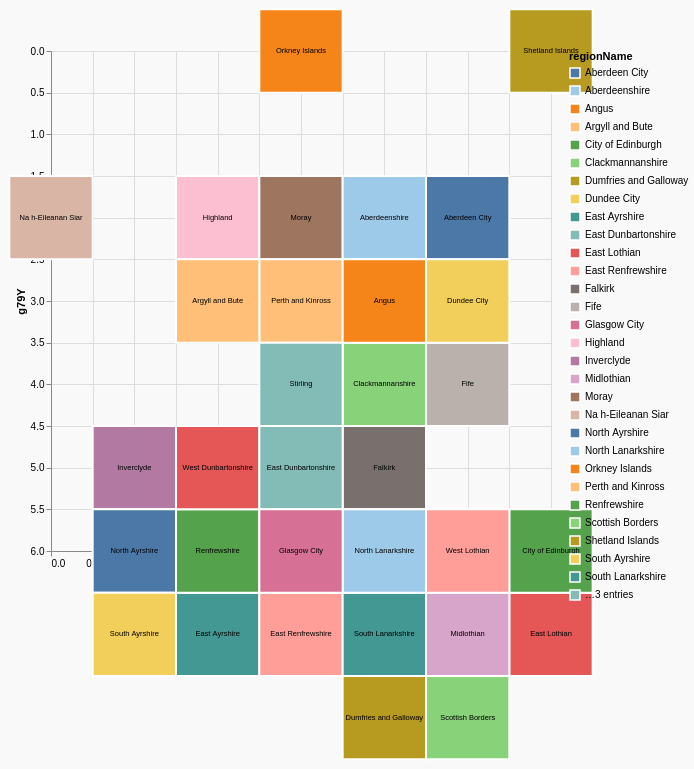

This figure's Vega-Lite source:
### Vega-Lite specification from a JSON file in a GitHub repository (floating-point values rounded to 4 significant figures)
{"$schema": "https://vega.github.io/schema/vega-lite/v5.json", "config": {"view": {}}, "background": "#f9f9f9", "width": 500, "height": 500, "data": {"values": [{"regionCode": "S12000005", "regionName": "Clackmannanshire", "regionTXT": "CLK", "gridX": "3", "gridY": "2", "altX": "4", "altY": "4", "g79X": "4", "g79Y": "4", "population": "51540"}, {"regionCode": "S12000006", "regionName": "Dumfries and Galloway", "regionTXT": "D&G", "gridX": "2", "gridY": "5", "altX": "3", "altY": "6", "g79X": "4", "g79Y": "8", "population": "148860"}, {"regionCode": "S12000008", "regionName": "East Ayrshire", "regionTXT": "AYE", "gridX": "1", "gridY": "5", "altX": "1", "altY": "6", "g79X": "2", "g79Y": "7", "population": "122010"}, {"regionCode": "S12000010", "regionName": "East Lothian", "regionTXT": "LOE", "gridX": "5", "gridY": "4", "altX": "6", "altY": "4", "g79X": "6", "g79Y": "7", "population": "107090"}, {"regionCode": "S12000011", "regionName": "East Renfrewshire", "regionTXT": "RFE", "gridX": "1", "gridY": "4", "altX": "2", "altY": "6", "g79X": "3", "g79Y": "7", "population": "95530"}, {"regionCode": "S12000013", "regionName": "Na h-Eileanan Siar", "regionTXT": "WST", "gridX": "0", "gridY": "1", "altX": "0", "altY": "1", "g79X": "0", "g79Y": "2", "population": "26720"}, {"regionCode": "S12000014", "regionName": "Falkirk", "regionTXT": "FAL", "gridX": "3", "gridY": "3", "altX": "3", "altY": "4", "g79X": "4", "g79Y": "5", "population": "160890"}, {"regionCode": "S12000015", "regionName": "Fife", "regionTXT": "FFE", "gridX": "5", "gridY": "3", "altX": "5", "altY": "4", "g79X": "5", "g79Y": "4", "population": "373550"}, {"regionCode": "S12000017", "regionName": "Highland", "regionTXT": "HGH", "gridX": "1", "gridY": "1", "altX": "2", "altY": "2", "g79X": "2", "g79Y": "2", "population": "235830"}, {"regionCode": "S12000018", "regionName": "Inverclyde", "regionTXT": "INV", "gridX": "0", "gridY": "3", "altX": "0", "altY": "4", "g79X": "1", "g79Y": "5", "population": "77800"}, {"regionCode": "S12000019", "regionName": "Midlothian", "regionTXT": "LOM", "gridX": "4", "gridY": "5", "altX": "6", "altY": "5", "g79X": "5", "g79Y": "7", "population": "92460"}, {"regionCode": "S12000020", "regionName": "Moray", "regionTXT": "MOR", "gridX": "3", "gridY": "1", "altX": "3", "altY": "2", "g79X": "3", "g79Y": "2", "population": "95820"}, {"regionCode": "S12000021", "regionName": "North Ayrshire", "regionTXT": "AYN", "gridX": "0", "gridY": "4", "altX": "0", "altY": "5", "g79X": "1", "g79Y": "6", "population": "134740"}, {"regionCode": "S12000023", "regionName": "Orkney Islands", "regionTXT": "ORK", "gridX": "3", "gridY": "0", "altX": "2", "altY": "0", "g79X": "3", "g79Y": "0", "population": "22270"}, {"regionCode": "S12000024", "regionName": "Perth and Kinross", "regionTXT": "P&K", "gridX": "2", "gridY": "1", "altX": "3", "altY": "3", "g79X": "3", "g79Y": "3", "population": "151950"}, {"regionCode": "S12000026", "regionName": "Scottish Borders", "regionTXT": "BRD", "gridX": "5", "gridY": "5", "altX": "5", "altY": "6", "g79X": "5", "g79Y": "8", "population": "115510"}, {"regionCode": "S12000027", "regionName": "Shetland Islands", "regionTXT": "SHE", "gridX": "4", "gridY": "0", "altX": "5", "altY": "0", "g79X": "6", "g79Y": "0", "population": "22920"}, {"regionCode": "S12000028", "regionName": "South Ayrshire", "regionTXT": "AYS", "gridX": "0", "gridY": "5", "altX": "0", "altY": "6", "g79X": "1", "g79Y": "7", "population": "112610"}, {"regionCode": "S12000029", "regionName": "South Lanarkshire", "regionTXT": "LNS", "gridX": "3", "gridY": "5", "altX": "4", "altY": "6", "g79X": "4", "g79Y": "7", "population": "320530"}, {"regionCode": "S12000030", "regionName": "Stirling", "regionTXT": "STR", "gridX": "2", "gridY": "2", "altX": "2", "altY": "3", "g79X": "3", "g79Y": "4", "population": "94210"}, {"regionCode": "S12000033", "regionName": "Aberdeen City", "regionTXT": "ABC", "gridX": "5", "gridY": "1", "altX": "5", "altY": "2", "g79X": "5", "g79Y": "2", "population": "228670"}, {"regionCode": "S12000034", "regionName": "Aberdeenshire", "regionTXT": "ABS", "gridX": "4", "gridY": "1", "altX": "4", "altY": "2", "g79X": "4", "g79Y": "2", "population": "261210"}, {"regionCode": "S12000035", "regionName": "Argyll and Bute", "regionTXT": "A&B", "gridX": "0", "gridY": "2", "altX": "1", "altY": "3", "g79X": "2", "g79Y": "3", "population": "85870"}, {"regionCode": "S12000036", "regionName": "City of Edinburgh", "regionTXT": "EDI", "gridX": "4", "gridY": "3", "altX": "5", "altY": "5", "g79X": "6", "g79Y": "6", "population": "524930"}, {"regionCode": "S12000038", "regionName": "Renfrewshire", "regionTXT": "RNF", "gridX": "1", "gridY": "3", "altX": "1", "altY": "5", "g79X": "2", "g79Y": "6", "population": "179100"}, {"regionCode": "S12000039", "regionName": "West Dunbartonshire", "regionTXT": "DBW", "gridX": "1", "gridY": "2", "altX": "1", "altY": "4", "g79X": "2", "g79Y": "5", "population": "88930"}, {"regionCode": "S12000040", "regionName": "West Lothian", "regionTXT": "LOW", "gridX": "4", "gridY": "4", "altX": "4", "altY": "5", "g79X": "5", "g79Y": "6", "population": "183100"}, {"regionCode": "S12000041", "regionName": "Angus", "regionTXT": "ANG", "gridX": "5", "gridY": "2", "altX": "4", "altY": "3", "g79X": "4", "g79Y": "3", "population": "116200"}, {"regionCode": "S12000042", "regionName": "Dundee City", "regionTXT": "DUN", "gridX": "4", "gridY": "2", "altX": "5", "altY": "3", "g79X": "5", "g79Y": "3", "population": "149320"}, {"regionCode": "S12000044", "regionName": "North Lanarkshire", "regionTXT": "LNN", "gridX": "3", "gridY": "4", "altX": "3", "altY": "5", "g79X": "4", "g79Y": "6", "population": "341370"}, {"regionCode": "S12000045", "regionName": "East Dunbartonshire", "regionTXT": "DBE", "gridX": "2", "gridY": "3", "altX": "2", "altY": "4", "g79X": "3", "g79Y": "5", "population": "108640"}, {"regionCode": "S12000046", "regionName": "Glasgow City", "regionTXT": "GLA", "gridX": "2", "gridY": "4", "altX": "2", "altY": "5", "g79X": "3", "g79Y": "6", "population": "633120"}]}, "layer": [{"encoding": {"x": {"field": "g79X", "type": "quantitative", "scale": {"nice": false, "domain": [0, 6]}}, "y": {"field": "g79Y", "type": "quantitative", "sort": "descending", "scale": {"nice": false, "domain": [0, 6]}}, "color": {"field": "regionName", "type": "nominal", "scale": {"scheme": "tableau20"}}, "tooltip": {"field": "regionName", "type": "nominal"}}, "mark": {"type": "square", "stroke": "white", "strokeWidth": 2, "opacity": 1, "size": 6944.0}}, {"encoding": {"x": {"field": "g79X", "type": "quantitative", "scale": {"nice": false, "domain": [0, 6]}}, "y": {"field": "g79Y", "type": "quantitative", "sort": "descending", "scale": {"nice": false, "domain": [0, 6]}}, "text": {"field": "regionName", "type": "nominal"}}, "mark": {"type": "text", "fontSize": 7.5}}]}
